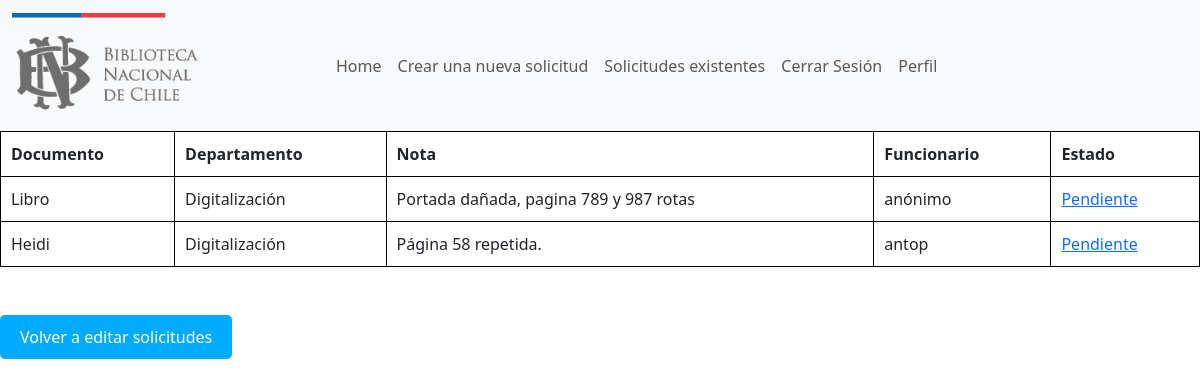
/editar_departamental/ (signed in), run on the app's committed database.
### Cuentas/models.py (models this page shows, shortened)
class Solicitudes(models.Model):
    ESTADOS = [
        ('Pendiente','Pendiente'),
        ('En proceso','En proceso'),
        ('Completada','Completada'),
        ('Rechazada','Rechazada')
    ]
    DEPARTAMENTOS = [
        ("placeholder","Seleccionar"),
        ("Extensión Cultural","Extensión Cultural"),
        ("Servicio de atención a usuarios","Servicio de atención a usuarios"),
        ("Conservación","Conservación"),
        ("Digitalización","Digitalización"),
        ("Depósito Legal","Depósito Legal"),
        ("Adquisiciones Bibliográficas","Adquisiciones Bibliográficas"),
        ("Depósito Legal Electrónico","Depósito Legal Electrónico"),
        ("Mapoteca","Mapoteca"),
        ("Láminas y estampas","Láminas y estampas"),
        ("Fotográfico y audiovisual","Fotográfico y audiovisual"),
        ("Periódicos","Periódicos"),
        ("Hemeroteca","Hemeroteca"),
        ("Fondo General","Fondo General"),
        ("Sección Chilena","Sección Chilena")
        ]
    Prioridad=[
        ("Muy Importante","Muy Importante"),
        ("Importante","Importante"),
        ("Poco Importante","Poco Importante")
    ]
    documento = models.CharField(max_length=100)
    autor = models.CharField(max_length=60,blank=True)
    fecha_publicación = models.CharField(max_length=20,blank=True)
    número_de_sistema = models.CharField(max_length=20,blank=True)
    ubicación = models.CharField(max_length=20,blank=True)
    departamento = models.CharField(max_length=60, choices=DEPARTAMENTOS,default="placeholder")
    nota = models.TextField(blank=True)
    fecha = models.DateTimeField(auto_now_add=True)
    plazo = models.CharField(max_length=20, blank=True)
    funcionario = models.CharField(max_length=60)
    estado = models.CharField(max_length=20, choices=ESTADOS, default='pendiente')
    prioridad= models.CharField(max_length=120, choices=Prioridad, default="Importante")
    class Meta:
        ordering = ['-fecha']  # Ordena por fecha de manera ascendente
        ordering = ['departamento']

### Cuentas/views.py (the view)
# urls.py: path("editar_departamental/", views.editar_departamento, name= "filtrar_solicitudes_usuario_estados"),
def editar_departamento(request):
    if request.user.is_authenticated:
        usuario= request.user.id
        department= Personal.objects.values_list("sector").filter(name=usuario)
        department= department[0][0]
        entregar= Solicitudes.objects.filter(departamento=department).values()
        return render(request, "editar_solicitud_departamento.html",{"valor":entregar})
    else:
        soli_usuario= Solicitudes.objects.none()
    return render(request,"editar_solicitud_departamento.html", {"valor":soli_usuario})

### Cuentas/templates/editar_solicitud_departamento.html (shortened to what this page needs)
{% extends "master.html" %}
{% block content %}
<table>
    <thead>
        <tr>
            <th>Documento</th>
            <th>Departamento</th>
            <th>Nota</th>
            <th>Funcionario</th>
            <th>Estado</th>
        </tr>
    </thead>
    <tbody>
        {% for x in valor %}
            <tr>
                <td>{{ x.documento }}</td>
                <td>{{ x.departamento }}</td>
                <td>{{ x.nota }}</td>
                <td>{{ x.autor }}</td>
                <td><a href= "{% url 'editar_estados' x.id %}">{{ x.estado }}</a></td>
            </tr>
        {% empty %}
            <tr>
                <td colspan="7">No hay solicitudes.</td>
            </tr>
        {% endfor %}
    </tbody>
</table>
<br>
<br>
<a href="/mis_solicitudes/editar_solicitud">
    <button style="background-color: #00aaff; color: white; border: none; padding: 10px 20px; border-radius: 5px; cursor: pointer;">
        Volver a editar solicitudes
    </button>
</a>
<br>
<br>
{% endblock %}

### Cuentas/templates/editar_solicitud_departamento.html (style rules this page uses)
table { width: 100%; border-collapse: collapse; }
table, th, td { border: 1px solid black; }
th, td { padding: 10px; text-align: left; }

### data on the page
Solicitudes: documento "Libro", departamento "Digitalización", nota "Portada dañada, pagina 789 y 987 rotas", autor "anónimo", estado "Pendiente"
Solicitudes: documento "Heidi", departamento "Digitalización", nota "Página 58 repetida.", autor "antop", estado "Pendiente"
